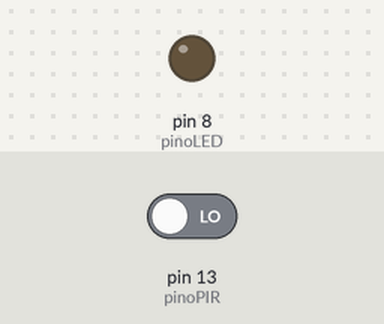
This sketch was run on a simulated Arduino Uno, built with avr-gcc and run on an emulated ATmega328P. On the bench: output pins drawn as LEDs (lit = HIGH). The inputs (shaded band) are chosen by the test bench; at power-on: pin 13 (pinoPIR) LOW.

Above: at 1.2 s.
1.3 s: pin 13 (pinoPIR) driven HIGH
At 2.3 s:
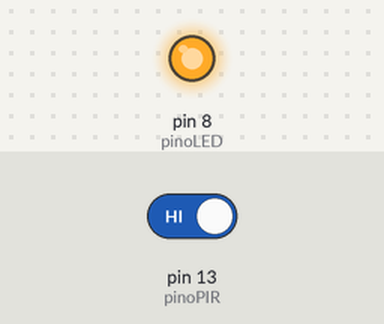
2.8 s: pin 13 (pinoPIR) driven LOW
At 3.5 s:
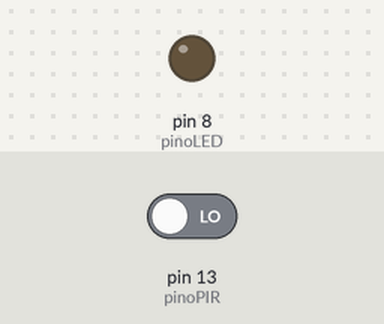
Timing chart, 0 to 5.8 s (numbered marks = the images above; inputs shaded):
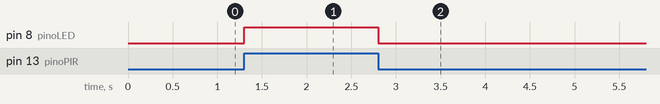

Measured:
- after the input at 1.3 s, pin 8 (pinoLED): LOW → HIGH at once
- after the input at 2.8 s, pin 8 (pinoLED): HIGH → LOW at once

The sketch:

sensor_presenca.ino
```cpp
const int pinoPIR = 13;
const int pinoLED = 8;

void setup(){
  pinMode(pinoLED, OUTPUT);
  pinMode(pinoPIR, INPUT);
}
void loop(){
 if(digitalRead(pinoPIR) == HIGH){
    digitalWrite(pinoLED, HIGH);
 }else{ //SENÃO, FAZ
  digitalWrite(pinoLED, LOW);
 }
}
```
